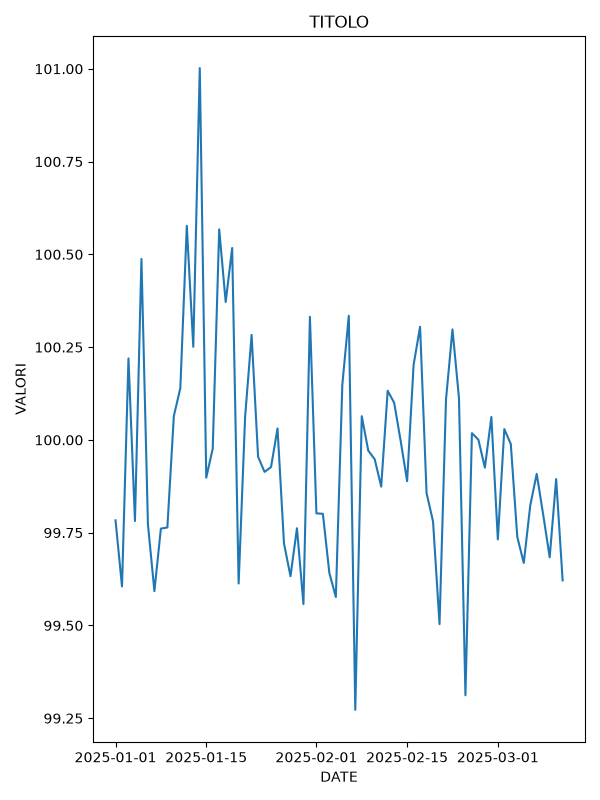

Source code (Python):
# ESERCIZIO 2 – Introduzione a Dask DataFrame e calcolo distribuito

# Importiamo le librerie utilizzate nello script.
# NumPy e Pandas sono mantenute tra le importazioni del tuo file,
# anche se in questa versione non vengono usate direttamente.
import numpy as np
import pandas as pd
import matplotlib.pyplot as plt
import dask.dataframe as dd


# Leggiamo il CSV con Dask invece che con Pandas.
# dd.read_csv restituisce un Dask DataFrame organizzato in partizioni.
# assume_missing=True fa trattare come possibili valori mancanti
# alcune colonne che altrimenti potrebbero essere inferite come intere.
# blocksize="256KB" indica la dimensione dei blocchi usati per suddividere
# il file CSV in partizioni.
# NOTA: transazioni_demo.csv deve esistere nella cartella di lavoro
# e deve contenere almeno le colonne timestamp e value.
ddf = dd.read_csv(
    "transazioni_demo.csv",
    assume_missing=True,
    blocksize="256KB"
)

# Convertiamo timestamp in un vero tipo data/ora.
# Usiamo dd.to_datetime perché la colonna appartiene a un Dask DataFrame.
ddf["timestamp"] = dd.to_datetime(ddf["timestamp"])

# Creiamo una nuova colonna chiamata date.
# .dt.floor("1D") porta ogni timestamp all'inizio del suo giorno:
# per esempio, 10:35 e 14:20 dello stesso giorno diventano entrambe 00:00.
ddf["date"] = ddf["timestamp"].dt.floor("1D")


# Raggruppiamo i dati per giorno e selezioniamo la colonna value.
# mean() costruisce il calcolo della media giornaliera.
# compute() avvia l'elaborazione Dask e restituisce il risultato
# come normale oggetto Pandas (in questo caso una Serie).
daily = ddf.groupby("date")["value"].mean().compute()

# Ordiniamo i risultati in base all'indice temporale.
# È utile farlo prima di disegnare una serie temporale.
daily = daily.sort_index()


# Creiamo la figura Matplotlib con dimensioni 6 x 8 pollici.
plt.figure(figsize=(6, 8))

# Disegniamo la media giornaliera.
# daily.index contiene le date (asse X);
# daily.values contiene le medie calcolate (asse Y).
plt.plot(daily.index, daily.values)

# Aggiungiamo titolo ed etichette degli assi.
# "TITOLO", "DATE" e "VALORI" sono le diciture provvisorie del tuo script.
plt.title("TITOLO")
plt.xlabel("DATE")
plt.ylabel("VALORI")

# Sistemiamo gli spazi del grafico.
plt.tight_layout()

# Salviamo la figura in formato PNG.
plt.savefig("esercizio2.png")

# Mostriamo il grafico a schermo.
plt.show()
